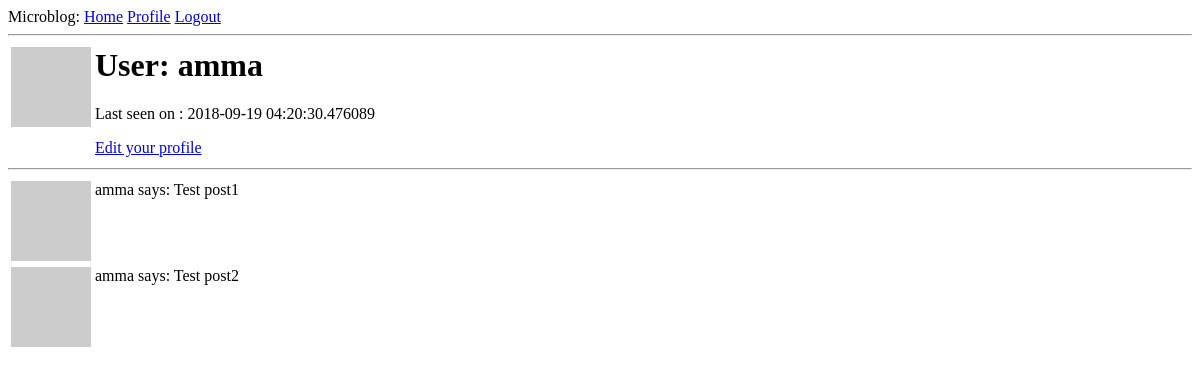
Page /user/amma (signed in) on the earlier database version.
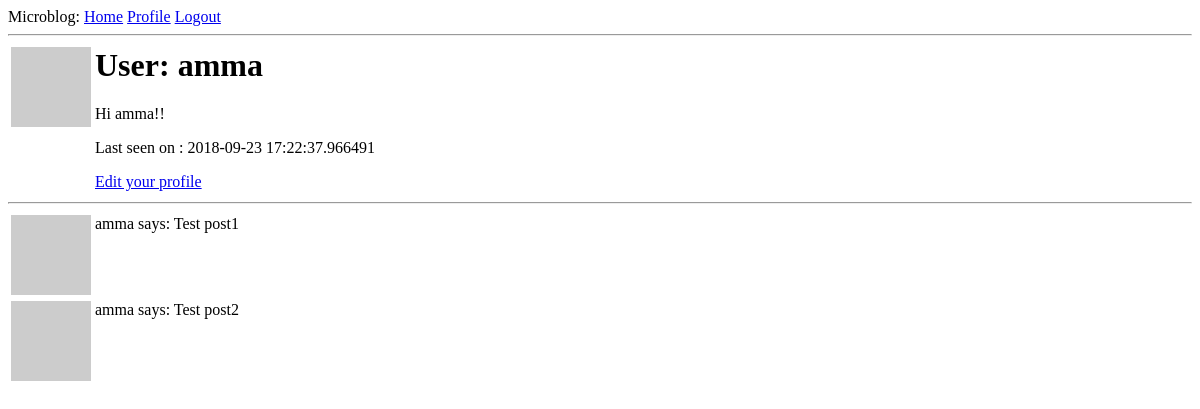
Same page on the later database version.
### app/models.py (models this page shows, shortened)
class User(UserMixin, db.Model):
    id              = db.Column(db.Integer, primary_key=True)
    username        = db.Column(db.String(64), index=True, unique=True)
    email           = db.Column(db.String(120), index=True, unique=True)
    password_hash   = db.Column(db.String(128))
    posts           = db.relationship('Post',backref='author',lazy='dynamic')
    about_me        = db.Column(db.String(140))
    last_seen       = db.Column(db.DateTime, default=datetime.utcnow())
    def avatar(self, size):
        md5=hashlib.md5
        digest = md5(self.email.lower().encode('utf-8')).hexdigest()
        return 'https://www.gravatar.com/avatar/{}?d=identicon&s={}'.format(
            digest, size)

### app/routes.py (the view)
@app.route('/user/<username>')
@login_required
def user(username):
    user = User.query.filter_by(username=username).first_or_404()
    posts = [
        {
            'author':user,
            'body' : 'Test post1'
        },
        {
            'author':user,
            'body' : 'Test post2'
        }
    ]
    return render_template('user.html',posts=posts,user=user)

### app/models.py (called while the page is built)
@login.user_loader
def load_user(id):
    return User.query.get(int(id))

### app/routes.py (called while the page is built)
@app.before_request
def before_request():
    if current_user.is_authenticated:
        current_user.last_seen = datetime.utcnow()
        db.session.commit()

### app/templates/user.html
{% extends "base.html" %}
{% block content%}
<table>
  <tr valign="top">
      <td><img src="{{user.avatar(128)}}"></td>
      <td>
        <h1>User: {{user.username}}</h1>
        {% if user.about_me %} <p> {{user.about_me}} </p>{% endif %}
        {% if user.last_seen %} <p> Last seen on : {{user.last_seen}} </p>{% endif %}
        {% if user == current_user %}
        <p><a href="{{url_for('edit_profile')}}">Edit your profile</p></a>{% endif%}
      </td>
  </tr>
</table>
  <hr>
  {%for post in posts%}
    {% include "_posts.html"%}
  {% endfor %}
{% endblock %}

### app/templates/base.html (shortened to what this page needs)
<html>
    <head>
    </head>
    <body>
        <div>Microblog:
          <a href={{url_for('index')}}>Home</a>
          {% if current_user.is_anonymous %}
          <a href={{url_for('login')}}>Login</a>
          {% else %}
          <a href="{{url_for('user', username=current_user.username)}}">Profile</a>
          <a href={{url_for('logout')}}>Logout</a>
          {% endif %}
        </div>
        <hr>
        {% block content %}{% endblock %}
    </body>
</html>

### app/templates/_posts.html
<table>
<tr valign="top">
  <td><img src="{{user.avatar(32)}}"></td>
  <td><p>{{post.author.username}} says: {{ post.body }} <br></p></td>
  </tr>
</table>

Differences in the rows shown:
changed User "amma": about_me (not shown) → "Hi amma!!"; last_seen "2018-09-19 04:20:30.476089" → "2018-09-23 17:22:37.966491"
